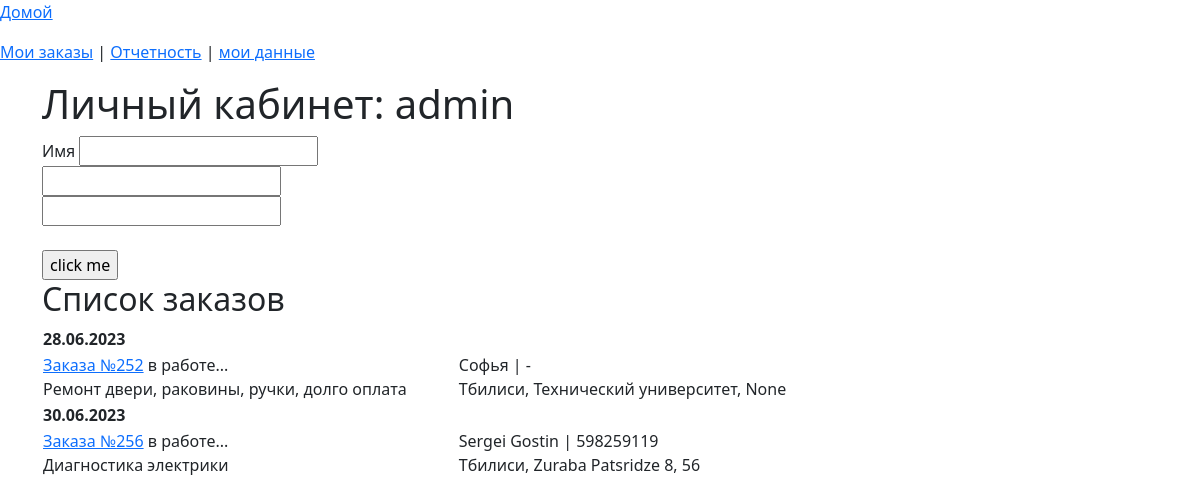
Screenshot of /list_order (signed in) with the database file from the repository.
### app_site/models.py (models this page shows, shortened)
class OrderList(models.Model):
    time_in = models.DateTimeField(auto_now_add=True, verbose_name='Дата заказа')
    time_out = models.DateTimeField(null=True, blank=True, verbose_name='Дата выполнения')
    repairer_id = models.ForeignKey(User, on_delete=models.SET_NULL, null=True, blank=True,
                                    verbose_name='Мастер', default='', )
    price = models.DecimalField(decimal_places=2, max_digits=7, null=True, blank=True, verbose_name='Стоимость работ')
    text_order = models.CharField(max_length=1500, verbose_name='Описание проблемы', blank=True, null=True)
    customer_name = models.CharField(max_length=50, verbose_name='Ваше имя')
    customer_phone = models.CharField(max_length=16, verbose_name='Номер телефона')
    customer_code = models.CharField(max_length=16, verbose_name='Код организации', blank=True, null=True)
    address_city = models.CharField(max_length=2, choices=CITY_CHOICES, default='TB', null=True, blank=True,
                                    verbose_name='Город')
    order_status = models.CharField(max_length=3, choices=ORDER_STATUS, default='BEG', null=True, blank=True,
                                    verbose_name='Статус заказа')
    address_street_app = models.CharField(max_length=150, verbose_name='Улица', null=True, blank=True)
    address_num = models.CharField(max_length=10, verbose_name='Номер дома', null=True, blank=True)
    services = models.ManyToManyField('Service', through='Invoice')

### app_site/views.py (the view)
# urls.py: path('list_order', OrderManagementSystem.as_view(), name='list_order'),
class OrderManagementSystem(LoginRequiredMixin, ListView):
    model = OrderList
    context_object_name = 'order'
    template_name = 'order_list.html'
    ordering = ['-time_in']
    def get_queryset(self):
        queryset = super().get_queryset()
        self.queryset = OrderList.objects.filter(repairer_id=self.request.user)
        return self.queryset
    def get_context_data(self, **kwargs):
        context = super().get_context_data(**kwargs)
        return context

### app_site/templatetags/custom_filters.py (called while the page is built)
@register.filter()
def choice_tag(value, A):
    try:
        if A == 'city':
            a = dict(CITY_CHOICES)
        elif A == 'status_order':
            a = dict(ORDER_STATUS)
        elif A == 'month':
            a = dict(MONTH)
        return f'{a[value]}'
    except KeyError:
        return f''

@register.filter()
def finish_order_tag(value):
    return f'' if value else f' в работе...'

### templates/order_list.html
{% extends 'flatpages/default_user.html' %}
{% load custom_filters %}
{% load custom_tags %}
{% block body %}
<h2>Список заказов</h2>
<table>
{% regroup order by time_in|date:"d.m.Y" as day %}
    {% for y in day %}
    <tr>
        <td  colspan="6">
            <b>{{ y.grouper }}</b>
        </td>
    <tr>
        {% for i in y.list %}
        <tr>
            <td>
            <a href="{% url 'invoice' i.pk %}">Заказа №{{ i.pk}}</a>{{ i.time_out | finish_order_tag }}<br>
            {{ i.text_order|truncatewords:7 }}
            </td>
            <td width = 50></td>
            <td>{{ i.customer_name }} | {{ i.customer_phone }}<br>{{ i.address_city | choice_tag:'city' }}, {{ i.address_street_app }}, {{ i.address_num }}</td>
            </tr>
        {% endfor %}
    {% endfor %}
</table>
{% endblock body %}

### templates/flatpages/default_user.html (shortened to what this page needs)
{% load static %}
<!doctype html>
<html lang="en">
  <head>
    <link href="https://cdn.jsdelivr.net/npm/bootstrap@5.3.0/dist/css/bootstrap.min.css" rel="stylesheet">
  </head>
  <body>
<p><a href="{% url 'home' %}" id="ss">Домой</a></p>
<p><a href="{% url 'list_order' %}">Мои заказы</a> | <a href="{% url 'stat' %}">Отчетность</a> | <a href="{% url 'repaierman' request.user.id %}">мои данные</a></p>
<div class="container">
<h1 class="test">Личный кабинет: {{ user.username }}</h1>
<form name="form" id="id_form">
  <label for="id_age">Имя</label>
  <input type="text" name="name" id="id_name" title="Имя"><br>
<input type="text" name="age" id="id_age" title="Возраст"><br>
<input type="text" name="mail" id="mail" title="Почта"><br>
  <br>
  <input type="submit" name="b" value="click me" >
</form>
{% block body %}
{% endblock body%}
</div>
  </body>
</html>

### rows the page displays
OrderList: pk "252", time_out|finish_order_tag "в работе...", text_order "Ремонт двери, раковины, ручки, долго оплата", customer_name "Софья", customer_phone "-", address_city|choice_tag "Тбилиси", address_street_app "Технический университет", address_num "None"
OrderList: pk "256", time_out|finish_order_tag "в работе...", text_order "Диагностика электрики", customer_name "Sergei Gostin", customer_phone "598259119", address_city|choice_tag "Тбилиси", address_street_app "Zuraba Patsridze 8", address_num "56"

### other values shown
{{ user.username }} "admin"
{{ y.grouper }} "28.06.2023" "30.06.2023"
